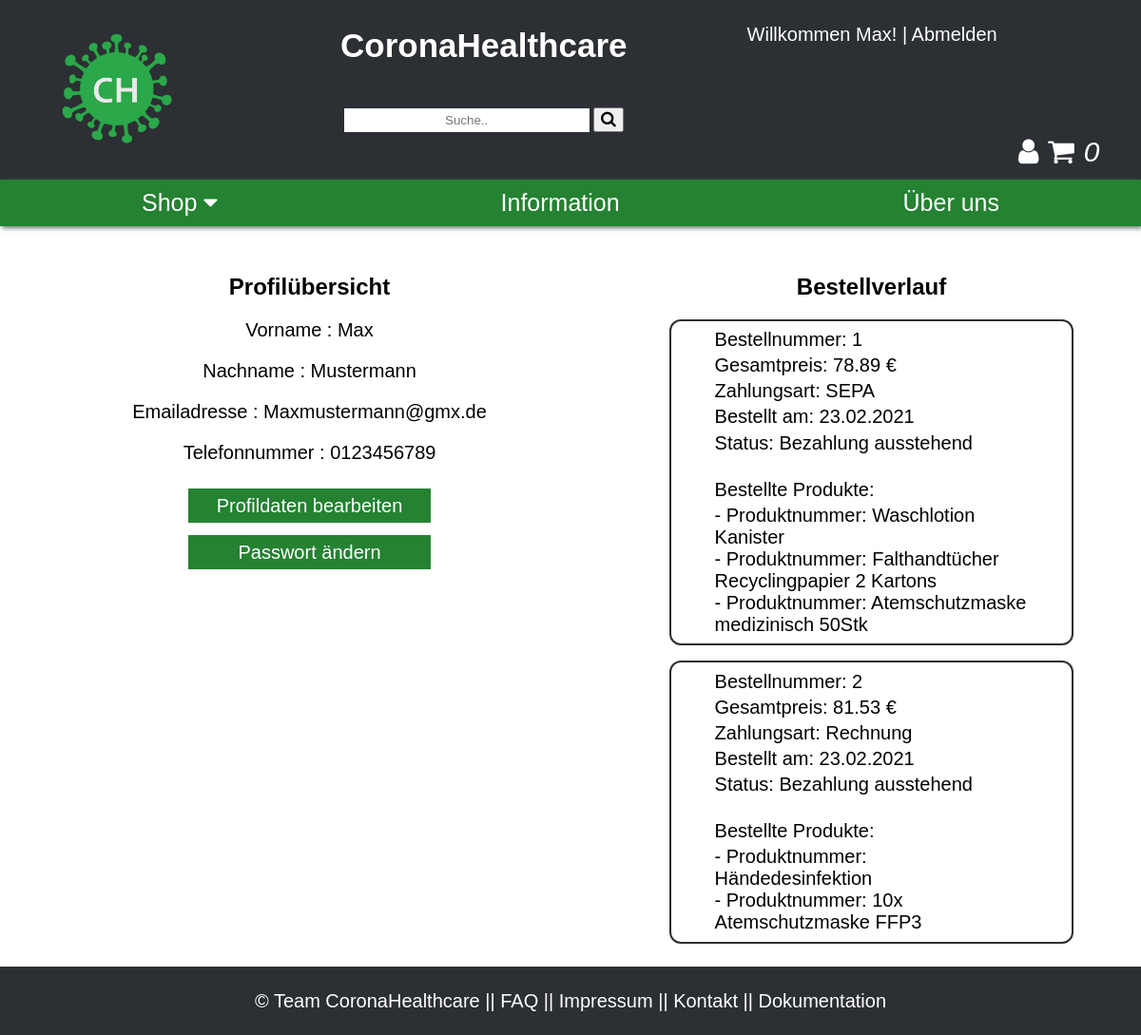
The page /index.php?c=pages&a=profile (signed in) on the database its author committed.
### tables this page shows
CREATE TABLE IF NOT EXISTS `order` (
  `id` INT NOT NULL AUTO_INCREMENT,
  `createdAt` TIMESTAMP NOT NULL DEFAULT CURRENT_TIMESTAMP,
  `profile` INT NOT NULL,
  `paymethod` VARCHAR(45) NULL,
  `fullprice` DECIMAL(10,2) NULL,
  PRIMARY KEY (`id`),
  INDEX `fk_order_profil1_idx` (`profile` ASC),
  CONSTRAINT `fk_order_profile1`
    FOREIGN KEY (`profile`)
    REFERENCES `profile` (`id`)
    ON DELETE NO ACTION
    ON UPDATE NO ACTION);

CREATE TABLE IF NOT EXISTS `orderProductMapping` (
  `product_id` INT NOT NULL,
  `order_id` INT NOT NULL,
  PRIMARY KEY (`product_id`, `order_id`),
  INDEX `fk_product_has_order_order1_idx` (`order_id` ASC),
  INDEX `fk_products_has_order_product1_idx` (`product_id` ASC),
  CONSTRAINT `fk_products_has_order_products1`
    FOREIGN KEY (`product_id`)
    REFERENCES `product` (`id`)
    ON DELETE NO ACTION
    ON UPDATE NO ACTION,
  CONSTRAINT `fk_products_has_order_order1`
    FOREIGN KEY (`order_id`)
    REFERENCES `order` (`id`)
    ON DELETE NO ACTION
    ON UPDATE NO ACTION);

CREATE TABLE IF NOT EXISTS `product` (
  `id` INT NOT NULL AUTO_INCREMENT,
  `name` VARCHAR(45) NULL,
  `price` DECIMAL(10,2) NULL,
  `description` VARCHAR(255) NULL DEFAULT 'Zu diesem Produkt gibt es noch keine Beschreibung.',
  `picturepath` VARCHAR(255) NULL DEFAULT 'Kein Bild angegeben',
  `category_id` INT NOT NULL,
  PRIMARY KEY (`id`),
  INDEX `fk_product_category_idx` (`category_id` ASC),
  CONSTRAINT `fk_product_category1`
    FOREIGN KEY (`category_id`)
    REFERENCES `category` (`id`)
    ON DELETE NO ACTION
    ON UPDATE NO ACTION);

### core/controller.class.php (called while the page is built, shortened)
<?php
class Controller
{
	private $_action = null;
	private $_controllerName = null;
	protected $_params = [];
	public function __construct($action = null, $controllerName = null)
	{
		$this->_action         = $action;
		$this->_controllerName = $controllerName;
	}
	public function renderHTML()
	{
		$viewPath = $this->viewPath($this->_controllerName, $this->_action);
		extract($this->_params);
		if(file_exists($viewPath))
		{
				include $viewPath;
		}
		include __DIR__.'/../views/layout.php';
	}
	protected function viewPath($controllerName, $action)
	{
		return __DIR__.'/../views/'.$controllerName.'/'.$action.'.php';
	}
}

### core/_baseModel.class.php (called while the page is built, shortened)
<?php
abstract class BaseModel
{
    public static function tablename()
    {
        $class = get_called_class();
        if(defined($class.'::TABLENAME'))
        {
            return $class::TABLENAME;
        }
        return null;
    }
    public static function find($where = '')
    {
        $db = $GLOBALS['db'];
        $result = null;
        try
        {
            $sql = 'SELECT * FROM ' . self::tablename();
            if(!empty($where))
            {
                $sql .= ' WHERE ' . $where . ';';
            }
            $result = $db->query($sql)->fetchAll();
        }
        catch (PDOException $e)
        {
            die('Select statement failed: ' . $e->getMessage());
        }
        return $result;
    }
}

### controller/pages_controller.php (called while the page is built, shortened)
<?php
class PagesController extends \app\core\Controller
{
	public function actionProfile()
	{
		$allUserOrders = \app\models\Order::find('profile = '.$_SESSION['user']['id']);
		foreach ($allUserOrders as $key => $order)
		{
			$allOPMappings = \app\models\OrderProductMapping::find('order_id = '. $order['id']);
		}
	}
}

### core/functions.php (called while the page is built, shortened)
<?
    function getProductname($productID)
    {
        $product = \app\models\Product::find('id= '. $productID);
        $productName = $product[0]['name'];
        return $productName;
    }
?>

### views/pages/profile.php (the view, shortened to what this page needs)
<!DOCTYPE html>
<html>
<head>
</head>
<body>
    <div class="profile">
        <div class="profile-overview">
            <h2>Profilübersicht</h2>
            <p>Vorname : <?= $userFirstname ?></p>
            <p>Nachname : <?= $userLastname ?></p>
            <p>Emailadresse : <?= $userEmail ?></p>
            <p>Telefonnummer : <?= $userPhone ?></p>
            <div class="profile-form">
                <form action="index.php?c=pages&a=editProfile" method="post">
                    <button>Profildaten bearbeiten</button>
                </form>
                <form action="index.php?c=pages&a=changePassword" method="post">
                    <button>Passwort ändern</button>
                </form>
            </div>
        </div>
        <div class="order-history">
            <h2>Bestellverlauf</h2>
            <?php foreach ($orders as $key => $order) : ?>
                <div class="one-order">
                    <div class="order-border">
                    <p>Bestellnummer: <?= $order['id'] ?> </p>
                    <p>Gesamtpreis: <?= $order['fullprice'] ?> € </p>
                    <p>Zahlungsart: <?= $order['paymethod'] ?> </p>
                    <p>Bestellt am: <?= date("d.m.Y", strtotime($order['createdAt'])) ?> </p>
                    <p>Status: <?= $order['status'] ?> </p>
                    <br>
                    <p>Bestellte Produkte:</p>
                    <p>  <?php foreach ($order['mappings'] as $key => $orderProduct) : ?>
                            - Produktnummer: <?= getProductname($orderProduct['product_id']) ?> <br>
                        <?php endforeach; ?></p>
                </div></div>
            <?php endforeach; ?>
        </div>
</body>
</html>

### assets/styles/style.css (style rules this page uses)
* { text-decoration: none; text-align: center; font-family: Arial, sans-serif; }
body { margin: 0; margin-bottom: 10vh; }
.profile { display: flex; text-align: center; flex-direction: row; margin-top: 2.5%; }
.profile p { font-size: 20px; }
.profile-overview { flex: 40%; float: left; }
.order-history { margin-right: 1.5%; flex: 30%; float: right; }
.profile-form button { width: 40%; padding: 1%; border: none; background-color: rgb(36, 130, 50); color: white; text-align: center; cursor: pointer; font-size: 20px; transition-duration: 0.3s; }
.profile-form form { padding: 1%; }
.one-order { padding-bottom: 3%; padding-left: 10%; padding-right: 10%; }
.one-order p { text-align: left; padding-left: 10%; padding-right: 10%; margin-top: 1%; margin-bottom: 1%; }
.order-border { border: 2px solid rgb(44, 47, 51); padding: 1%; border-radius: 12px; }

### rows shown on the page
order: id "1", fullprice "78.89", paymethod "SEPA", createdAt "23.02.2021", status "Bezahlung ausstehend"
orderproductmapping: product.name "Waschlotion Kanister"
orderproductmapping: product.name "Falthandtücher Recyclingpapier 2 Kartons"
orderproductmapping: product.name "Atemschutzmaske medizinisch 50Stk"
order: id "2", fullprice "81.53", paymethod "Rechnung", createdAt "23.02.2021", status "Bezahlung ausstehend"
orderproductmapping: product.name "Händedesinfektion"
orderproductmapping: product.name "10x Atemschutzmaske FFP3"

### other values the page prints
$_SESSION['user']['firstname'] "Max"
$userFirstname "Max"
$userLastname "Mustermann"
$userEmail "Maxmustermann@gmx.de"
$userPhone "0123456789"
